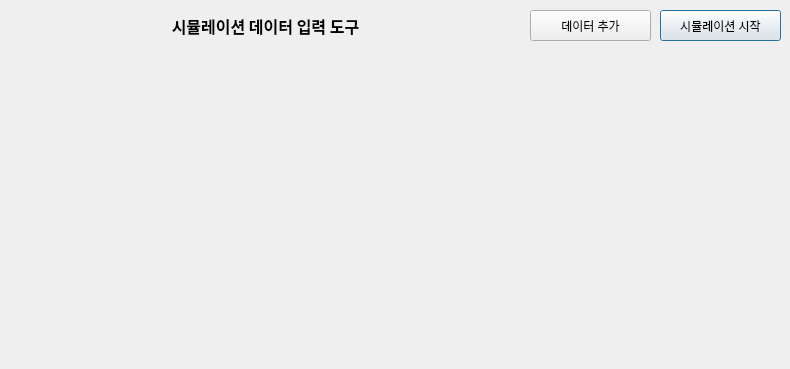
<?xml version="1.0" encoding="UTF-8"?>
<ui version="4.0">
 <class>Dialog</class>
 <widget class="QDialog" name="Dialog">
  <property name="geometry">
   <rect>
    <x>0</x>
    <y>0</y>
    <width>790</width>
    <height>369</height>
   </rect>
  </property>
  <property name="windowTitle">
   <string>화재안전 대응 시스템 S/W</string>
  </property>
  <widget class="QPushButton" name="simulation_start_btn">
   <property name="enabled">
    <bool>true</bool>
   </property>
   <property name="geometry">
    <rect>
     <x>660</x>
     <y>10</y>
     <width>121</width>
     <height>31</height>
    </rect>
   </property>
   <property name="text">
    <string>시뮬레이션 시작</string>
   </property>
   <property name="autoDefault">
    <bool>true</bool>
   </property>
  </widget>
  <widget class="QPushButton" name="data_push_btn">
   <property name="geometry">
    <rect>
     <x>530</x>
     <y>10</y>
     <width>121</width>
     <height>31</height>
    </rect>
   </property>
   <property name="text">
    <string>데이터 추가</string>
   </property>
  </widget>
  <widget class="QWidget" name="verticalLayoutWidget">
   <property name="geometry">
    <rect>
     <x>10</x>
     <y>50</y>
     <width>771</width>
     <height>311</height>
    </rect>
   </property>
   <layout class="QVBoxLayout" name="graph_canvas"/>
  </widget>
  <widget class="QLabel" name="label_10">
   <property name="geometry">
    <rect>
     <x>10</x>
     <y>10</y>
     <width>511</width>
     <height>31</height>
    </rect>
   </property>
   <property name="font">
    <font>
     <family>KoPubWorld돋움체 Medium</family>
     <pointsize>12</pointsize>
     <weight>75</weight>
     <bold>true</bold>
    </font>
   </property>
   <property name="styleSheet">
    <string notr="true">background-color:None;
border: None;</string>
   </property>
   <property name="text">
    <string>시뮬레이션 데이터 입력 도구</string>
   </property>
   <property name="alignment">
    <set>Qt::AlignCenter</set>
   </property>
  </widget>
 </widget>
 <resources/>
 <connections/>
</ui>
